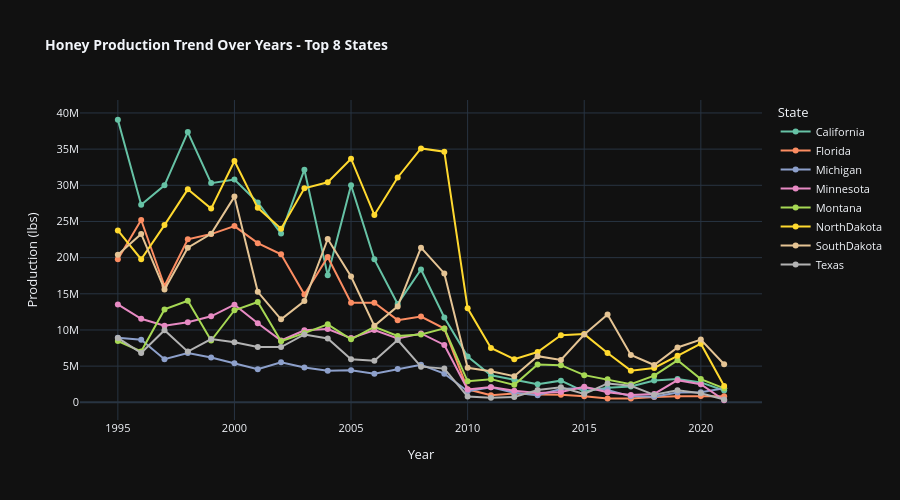

Notebook cell for this chart:
### Code cell
# Advanced EDA Visualizations using Plotly

# 1. HONEY PRODUCTION TREND OVER TIME BY TOP STATES
top_states = df.groupby('state')['production'].sum().nlargest(8).index
df_top_states = df[df['state'].isin(top_states)]

fig1 = px.line(
    df_top_states,
    x='year',
    y='production',
    color='state',
    title='<b>Honey Production Trend Over Years - Top 8 States</b>',
    labels={'production': 'Production (lbs)', 'year': 'Year', 'state': 'State'},
    markers=True,
    hover_data={'production': ':,.0f'},
    color_discrete_sequence=px.colors.qualitative.Set2
)
fig1.update_layout(
    hovermode='x unified',
    height=500,
    template='plotly_dark',
    font=dict(size=11),
    title_font_size=14
)
fig1.show()

### Figure 1 — Plotly figure (JSON) as saved in the notebook; plotly's stock layout.template omitted (floating-point values rounded to 4 significant figures)
{"data": [{"hovertemplate": "State=California<br>Year=%{x}<br>Production (lbs)=%{y:,.0f}<extra></extra>", "legendgroup": "California", "line": {"color": "rgb(102,194,165)", "dash": "solid"}, "marker": {"symbol": "circle"}, "mode": "lines+markers", "name": "California", "orientation": "v", "showlegend": true, "type": "scatter", "x": [1995, 1996, 1997, 1998, 1999, 2000, 2001, 2002, 2003, 2004, 2005, 2006, 2007, 2008, 2009, 2010, 2011, 2012, 2013, 2014, 2015, 2016, 2017, 2018, 2019, 2020, 2021], "xaxis": "x", "y": [39060000, 27300000, 30000000, 37350000, 30300000, 30800000, 27625000, 23320000, 32160000, 17550000, 30000000, 19760000, 13600000, 18360000, 11715000, 6318000, 3730000, 3119000, 2505000, 2995000, 1485000, 2009000, 2198000, 3022000, 3216000, 2752000, 1627000], "yaxis": "y"}, {"hovertemplate": "State=Florida<br>Year=%{x}<br>Production (lbs)=%{y:,.0f}<extra></extra>", "legendgroup": "Florida", "line": {"color": "rgb(252,141,98)", "dash": "solid"}, "marker": {"symbol": "circle"}, "mode": "lines+markers", "name": "Florida", "orientation": "v", "showlegend": true, "type": "scatter", "x": [1995, 1996, 1997, 1998, 1999, 2000, 2001, 2002, 2003, 2004, 2005, 2006, 2007, 2008, 2009, 2010, 2011, 2012, 2013, 2014, 2015, 2016, 2017, 2018, 2019, 2020, 2021], "xaxis": "x", "y": [19780000, 25200000, 16080000, 22540000, 23256000, 24360000, 22000000, 20460000, 14910000, 20090000, 13760000, 13770000, 11360000, 11850000, 10200000, 1794000, 988000, 1235000, 1074000, 1029000, 832000, 538000, 529000, 737000, 830000, 883000, 849000], "yaxis": "y"}, {"hovertemplate": "State=Michigan<br>Year=%{x}<br>Production (lbs)=%{y:,.0f}<extra></extra>", "legendgroup": "Michigan", "line": {"color": "rgb(141,160,203)", "dash": "solid"}, "marker": {"symbol": "circle"}, "mode": "lines+markers", "name": "Michigan", "orientation": "v", "showlegend": true, "type": "scatter", "x": [1995, 1996, 1997, 1998, 1999, 2000, 2001, 2002, 2003, 2004, 2005, 2006, 2007, 2008, 2009, 2010, 2011, 2012, 2013, 2014, 2015, 2016, 2017, 2018, 2019, 2020, 2021], "xaxis": "x", "y": [8924000, 8640000, 5950000, 6800000, 6205000, 5400000, 4560000, 5544000, 4810000, 4355000, 4420000, 3960000, 4608000, 5183000, 3960000, 1524000, 2084000, 1332000, 982000, 1835000, 1984000, 1709000, 822000, 768000, 1363000, 1384000, 1957000], "yaxis": "y"}, {"hovertemplate": "State=Minnesota<br>Year=%{x}<br>Production (lbs)=%{y:,.0f}<extra></extra>", "legendgroup": "Minnesota", "line": {"color": "rgb(231,138,195)", "dash": "solid"}, "marker": {"symbol": "circle"}, "mode": "lines+markers", "name": "Minnesota", "orientation": "v", "showlegend": true, "type": "scatter", "x": [1995, 1996, 1997, 1998, 1999, 2000, 2001, 2002, 2003, 2004, 2005, 2006, 2007, 2008, 2009, 2010, 2011, 2012, 2013, 2014, 2015, 2016, 2017, 2018, 2019, 2020, 2021], "xaxis": "x", "y": [13530000, 11550000, 10585000, 11060000, 11890000, 13500000, 10935000, 8541000, 9960000, 10125000, 8880000, 10000000, 8840000, 9516000, 7930000, 1774000, 2099000, 1591000, 1282000, 1426000, 2157000, 1390000, 1016000, 1161000, 3063000, 2495000, 285000], "yaxis": "y"}, {"hovertemplate": "State=Montana<br>Year=%{x}<br>Production (lbs)=%{y:,.0f}<extra></extra>", "legendgroup": "Montana", "line": {"color": "rgb(166,216,84)", "dash": "solid"}, "marker": {"symbol": "circle"}, "mode": "lines+markers", "name": "Montana", "orientation": "v", "showlegend": true, "type": "scatter", "x": [1995, 1996, 1997, 1998, 1999, 2000, 2001, 2002, 2003, 2004, 2005, 2006, 2007, 2008, 2009, 2010, 2011, 2012, 2013, 2014, 2015, 2016, 2017, 2018, 2019, 2020, 2021], "xaxis": "x", "y": [8480000, 7020000, 12840000, 14030000, 8540000, 12728000, 13872000, 8442000, 9570000, 10780000, 8710000, 10428000, 9180000, 9380000, 10220000, 2905000, 3202000, 2413000, 5231000, 5132000, 3757000, 3183000, 2506000, 3680000, 5802000, 3208000, 1934000], "yaxis": "y"}, {"hovertemplate": "State=NorthDakota<br>Year=%{x}<br>Production (lbs)=%{y:,.0f}<extra></extra>", "legendgroup": "NorthDakota", "line": {"color": "rgb(255,217,47)", "dash": "solid"}, "marker": {"symbol": "circle"}, "mode": "lines+markers", "name": "NorthDakota", "orientation": "v", "showlegend": true, "type": "scatter", "x": [1995, 1996, 1997, 1998, 1999, 2000, 2001, 2002, 2003, 2004, 2005, 2006, 2007, 2008, 2009, 2010, 2011, 2012, 2013, 2014, 2015, 2016, 2017, 2018, 2019, 2020, 2021], "xaxis": "x", "y": [23760000, 19780000, 24500000, 29440000, 26775000, 33350000, 26880000, 24000000, 29580000, 30420000, 33670000, 25900000, 31080000, 35100000, 34650000, 12995000, 7512000, 5962000, 6955000, 9271000, 9428000, 6809000, 4377000, 4752000, 6422000, 8108000, 2266000], "yaxis": "y"}, {"hovertemplate": "State=SouthDakota<br>Year=%{x}<br>Production (lbs)=%{y:,.0f}<extra></extra>", "legendgroup": "SouthDakota", "line": {"color": "rgb(229,196,148)", "dash": "solid"}, "marker": {"symbol": "circle"}, "mode": "lines+markers", "name": "SouthDakota", "orientation": "v", "showlegend": true, "type": "scatter", "x": [1995, 1996, 1997, 1998, 1999, 2000, 2001, 2002, 2003, 2004, 2005, 2006, 2007, 2008, 2009, 2010, 2011, 2012, 2013, 2014, 2015, 2016, 2017, 2018, 2019, 2020, 2021], "xaxis": "x", "y": [20400000, 23280000, 15600000, 21375000, 23296000, 28435000, 15275000, 11475000, 14000000, 22575000, 17380000, 10575000, 13260000, 21375000, 17820000, 4765000, 4290000, 3604000, 6381000, 5846000, 9379000, 12127000, 6541000, 5154000, 7582000, 8668000, 5268000], "yaxis": "y"}, {"hovertemplate": "State=Texas<br>Year=%{x}<br>Production (lbs)=%{y:,.0f}<extra></extra>", "legendgroup": "Texas", "line": {"color": "rgb(179,179,179)", "dash": "solid"}, "marker": {"symbol": "circle"}, "mode": "lines+markers", "name": "Texas", "orientation": "v", "showlegend": true, "type": "scatter", "x": [1995, 1996, 1997, 1998, 1999, 2000, 2001, 2002, 2003, 2004, 2005, 2006, 2007, 2008, 2009, 2010, 2011, 2012, 2013, 2014, 2015, 2016, 2017, 2018, 2019, 2020, 2021], "xaxis": "x", "y": [8904000, 6806000, 9964000, 7007000, 8748000, 8295000, 7663000, 7638000, 9380000, 8816000, 5964000, 5740000, 8610000, 4928000, 4662000, 792000, 633000, 718000, 1689000, 2081000, 1164000, 2607000, 2297000, 1035000, 1663000, 1253000, 384000], "yaxis": "y"}], "layout": {"font": {"size": 11}, "height": 500, "hovermode": "x unified", "legend": {"title": {"text": "State"}, "tracegroupgap": 0}, "title": {"font": {"size": 14}, "text": "<b>Honey Production Trend Over Years - Top 8 States</b>"}, "xaxis": {"anchor": "y", "domain": [0, 1], "title": {"text": "Year"}}, "yaxis": {"anchor": "x", "domain": [0, 1], "title": {"text": "Production (lbs)"}}}}
